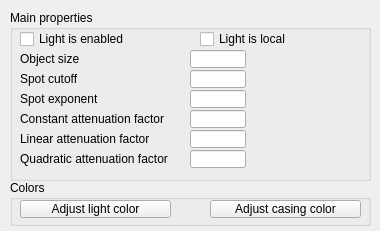
<?xml version="1.0" encoding="UTF-8"?>
<ui version="4.0">
 <class>CQDlgLights</class>
 <widget class="QDialog" name="CQDlgLights">
  <property name="geometry">
   <rect>
    <x>0</x>
    <y>0</y>
    <width>380</width>
    <height>231</height>
   </rect>
  </property>
  <property name="windowTitle">
   <string>Light Properties</string>
  </property>
  <property name="locale">
   <locale language="English" country="UnitedStates"/>
  </property>
  <widget class="QGroupBox" name="groupBox">
   <property name="geometry">
    <rect>
     <x>10</x>
     <y>10</y>
     <width>361</width>
     <height>171</height>
    </rect>
   </property>
   <property name="title">
    <string>Main properties</string>
   </property>
   <property name="flat">
    <bool>true</bool>
   </property>
   <widget class="QCheckBox" name="qqEnabled">
    <property name="geometry">
     <rect>
      <x>10</x>
      <y>20</y>
      <width>171</width>
      <height>18</height>
     </rect>
    </property>
    <property name="focusPolicy">
     <enum>Qt::StrongFocus</enum>
    </property>
    <property name="text">
     <string>Light is enabled</string>
    </property>
   </widget>
   <widget class="QCheckBox" name="qqLocal">
    <property name="geometry">
     <rect>
      <x>190</x>
      <y>20</y>
      <width>171</width>
      <height>18</height>
     </rect>
    </property>
    <property name="focusPolicy">
     <enum>Qt::StrongFocus</enum>
    </property>
    <property name="text">
     <string>Light is local</string>
    </property>
   </widget>
   <widget class="QLabel" name="label">
    <property name="geometry">
     <rect>
      <x>10</x>
      <y>40</y>
      <width>171</width>
      <height>18</height>
     </rect>
    </property>
    <property name="text">
     <string>Object size</string>
    </property>
   </widget>
   <widget class="QLineEdit" name="qqSize">
    <property name="geometry">
     <rect>
      <x>180</x>
      <y>40</y>
      <width>56</width>
      <height>18</height>
     </rect>
    </property>
   </widget>
   <widget class="QLabel" name="label_2">
    <property name="geometry">
     <rect>
      <x>10</x>
      <y>80</y>
      <width>171</width>
      <height>18</height>
     </rect>
    </property>
    <property name="text">
     <string>Spot exponent</string>
    </property>
   </widget>
   <widget class="QLineEdit" name="qqSpotExponent">
    <property name="geometry">
     <rect>
      <x>180</x>
      <y>80</y>
      <width>56</width>
      <height>18</height>
     </rect>
    </property>
   </widget>
   <widget class="QLineEdit" name="qqConstantFactor">
    <property name="geometry">
     <rect>
      <x>180</x>
      <y>100</y>
      <width>56</width>
      <height>18</height>
     </rect>
    </property>
   </widget>
   <widget class="QLabel" name="label_3">
    <property name="geometry">
     <rect>
      <x>10</x>
      <y>100</y>
      <width>171</width>
      <height>18</height>
     </rect>
    </property>
    <property name="text">
     <string>Constant attenuation factor</string>
    </property>
   </widget>
   <widget class="QLabel" name="label_4">
    <property name="geometry">
     <rect>
      <x>10</x>
      <y>120</y>
      <width>171</width>
      <height>18</height>
     </rect>
    </property>
    <property name="text">
     <string>Linear attenuation factor</string>
    </property>
   </widget>
   <widget class="QLineEdit" name="qqLinearFactor">
    <property name="geometry">
     <rect>
      <x>180</x>
      <y>120</y>
      <width>56</width>
      <height>18</height>
     </rect>
    </property>
   </widget>
   <widget class="QLabel" name="label_5">
    <property name="geometry">
     <rect>
      <x>10</x>
      <y>140</y>
      <width>171</width>
      <height>18</height>
     </rect>
    </property>
    <property name="text">
     <string>Quadratic attenuation factor</string>
    </property>
   </widget>
   <widget class="QLineEdit" name="qqQuadraticFactor">
    <property name="geometry">
     <rect>
      <x>180</x>
      <y>140</y>
      <width>56</width>
      <height>18</height>
     </rect>
    </property>
   </widget>
   <widget class="QLineEdit" name="qqSpotCutoff">
    <property name="geometry">
     <rect>
      <x>180</x>
      <y>60</y>
      <width>56</width>
      <height>18</height>
     </rect>
    </property>
   </widget>
   <widget class="QLabel" name="label_6">
    <property name="geometry">
     <rect>
      <x>10</x>
      <y>60</y>
      <width>171</width>
      <height>18</height>
     </rect>
    </property>
    <property name="text">
     <string>Spot cutoff</string>
    </property>
   </widget>
  </widget>
  <widget class="QGroupBox" name="groupBox_2">
   <property name="geometry">
    <rect>
     <x>10</x>
     <y>180</y>
     <width>361</width>
     <height>46</height>
    </rect>
   </property>
   <property name="title">
    <string>Colors</string>
   </property>
   <property name="flat">
    <bool>true</bool>
   </property>
   <widget class="QToolButton" name="qqLightColor">
    <property name="geometry">
     <rect>
      <x>10</x>
      <y>20</y>
      <width>151</width>
      <height>18</height>
     </rect>
    </property>
    <property name="focusPolicy">
     <enum>Qt::StrongFocus</enum>
    </property>
    <property name="text">
     <string>Adjust light color</string>
    </property>
   </widget>
   <widget class="QToolButton" name="qqCasingColor">
    <property name="geometry">
     <rect>
      <x>200</x>
      <y>20</y>
      <width>151</width>
      <height>18</height>
     </rect>
    </property>
    <property name="focusPolicy">
     <enum>Qt::StrongFocus</enum>
    </property>
    <property name="text">
     <string>Adjust casing color</string>
    </property>
   </widget>
  </widget>
 </widget>
 <tabstops>
  <tabstop>qqEnabled</tabstop>
  <tabstop>qqLocal</tabstop>
  <tabstop>qqSize</tabstop>
  <tabstop>qqSpotCutoff</tabstop>
  <tabstop>qqSpotExponent</tabstop>
  <tabstop>qqConstantFactor</tabstop>
  <tabstop>qqLinearFactor</tabstop>
  <tabstop>qqQuadraticFactor</tabstop>
  <tabstop>qqLightColor</tabstop>
  <tabstop>qqCasingColor</tabstop>
 </tabstops>
 <resources/>
 <connections/>
</ui>
